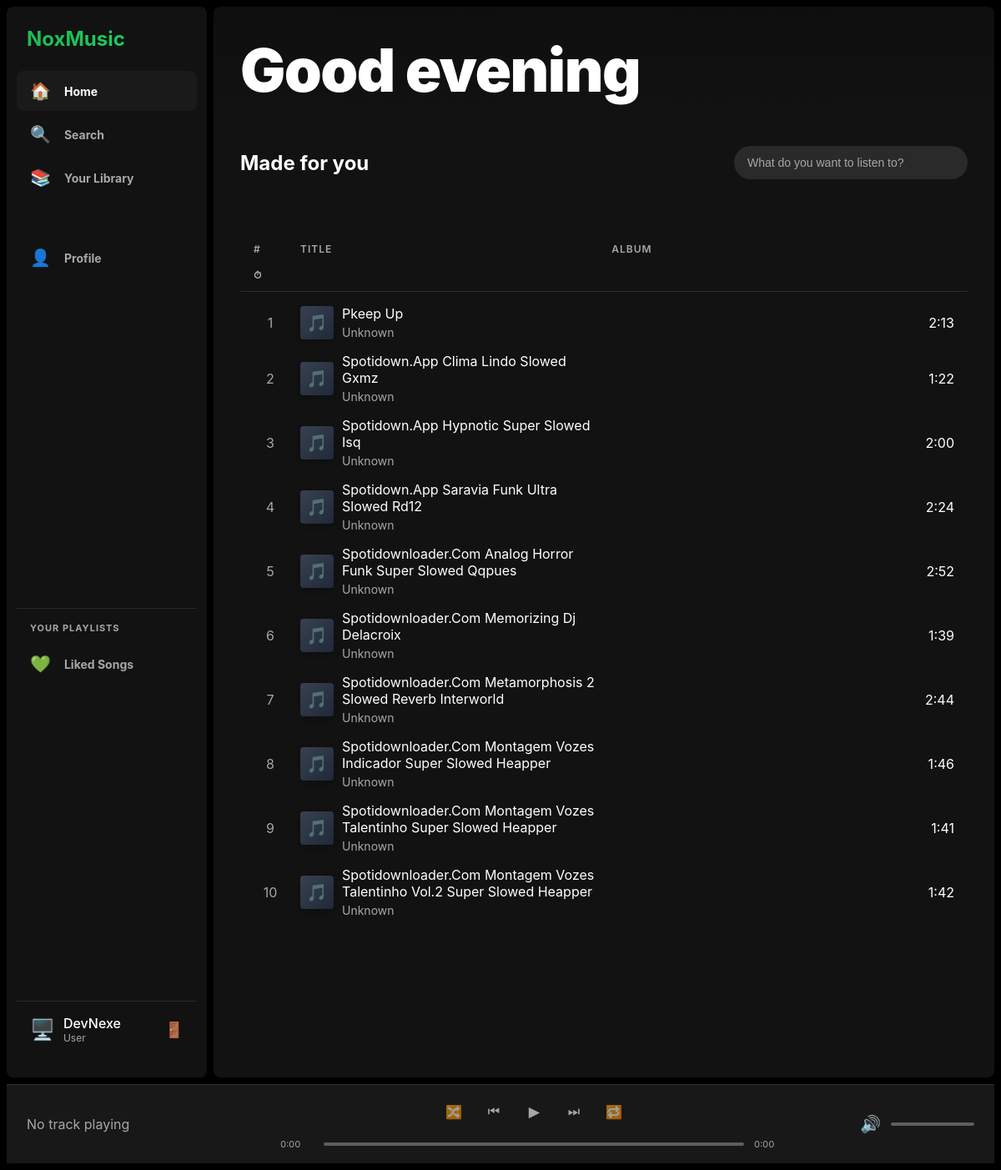
/ (signed in), run on the app's committed database.
### app/models.py (models this page shows, shortened)
class User(db.Model):
    __tablename__ = "users"
    id = db.Column(db.Integer, primary_key=True)
    username = db.Column(db.String(100), unique=True, nullable=False)
    email = db.Column(db.String(255), unique=True, nullable=True)
    avatar = db.Column(db.String(8), default="👤")
    is_admin = db.Column(db.Boolean, default=False)
    created_at = db.Column(db.DateTime, default=datetime.utcnow)
    playlists = db.relationship('Playlist', back_populates='user', cascade='all, delete-orphan')
    listening_history = db.relationship('ListeningHistory', back_populates='user', cascade='all, delete-orphan')
    liked_tracks = db.relationship('LikedTrack', back_populates='user', cascade='all, delete-orphan')

class Track(db.Model):
    __tablename__ = "tracks"
    id = db.Column(db.Integer, primary_key=True)
    title = db.Column(db.String(255), nullable=False)
    artist = db.Column(db.String(255), default="Unknown")
    album = db.Column(db.String(255), default="")
    duration = db.Column(db.Integer, nullable=True)
    cover = db.Column(db.String(8), default="🎵")
    media = db.Column(db.String(512), unique=True, nullable=False)
    gradient = db.Column(db.String(255), default="linear-gradient(135deg,#374151,#1f2937)")
    genre = db.Column(db.String(100), default="Other")
    year = db.Column(db.Integer, nullable=True)
    plays = db.Column(db.Integer, default=0)
    lyrics = db.Column(db.Text, default="")
    created_at = db.Column(db.DateTime, default=datetime.utcnow)
    playlists = db.relationship('Playlist', secondary=playlist_tracks, back_populates='tracks')
    listening_history = db.relationship('ListeningHistory', back_populates='track', cascade='all, delete-orphan')
    def to_dict(self):
        return {
            "id": self.id,
            "title": self.title,
            "artist": self.artist,
            "album": self.album,
            "duration": self.duration,
            "cover": self.cover,
            "media": self.media,
            "gradient": self.gradient,
            "genre": self.genre,
            "year": self.year,
            "plays": self.plays,
            "lyrics": self.lyrics,
            "created_at": self.created_at.isoformat()
        }

### app/routes.py (the view)
@main_bp.route("/")
def index():
    tracks = Track.query.order_by(Track.id).limit(100).all()
    user_id = session.get("user_id")
    if user_id:
        playlists = Playlist.query.filter(
            db.or_(
                Playlist.is_public == True,
                Playlist.user_id == user_id
            )
        ).order_by(Playlist.id).all()
    else:
        playlists = Playlist.query.filter_by(is_public=True).order_by(Playlist.id).all()
    genres = Genre.query.all()
    template = "index_content.html" if is_ajax() else "index.html"
    return render_template(
        template,
        tracks=[t.to_dict() for t in tracks],
        playlists=[p.to_dict() for p in playlists],
        genres=[g.to_dict() for g in genres]
    )

### app/auth.py (called while the page is built)
@auth_bp.app_context_processor
def inject_user():
    user_id = session.get("user_id")
    if user_id:
        user = User.query.get(user_id)
        return {"current_user": user}
    return {"current_user": None}

### app/routes.py (called while the page is built)
def is_ajax():
    return request.headers.get('X-Requested-With') == 'XMLHttpRequest'

### templates/index.html (shortened to what this page needs)
{% extends "base.html" %}
{% block content %}
<header class="hero">
  <div id="hero-inner">
    <h1>Good evening</h1>
  </div>
</header>
<section class="content">
  <div class="content-header">
    <h2 id="content-title">Made for you</h2>
    <input type="text" id="search-input" placeholder="What do you want to listen to?" />
  </div>
  <div class="tracks">
    <div class="tracks-head">
      <div>#</div>
      <div>TITLE</div>
      <div>ALBUM</div>
      <div></div>
      <div></div>
      <div>⏱</div>
    </div>
    {% for t in tracks %}
    <div class="track-row" data-id="{{ t.id }}">
      <div class="track-index">{{ loop.index }}</div>
      <div style="display:flex;gap:10px;align-items:center">
        <div class="track-cover" style="background:{{ t.gradient }};cursor:pointer" onclick="playTrack({{ t.id }})">{{ t.cover }}</div>
        <div>
          <div class="track-title" style="cursor:pointer" onclick="playTrack({{ t.id }})">{{ t.title }}</div>
          <div class="track-artist">{{ t.artist }}</div>
        </div>
      </div>
      <div style="text-align:right">
        {% if t.duration %}
          {{ (t.duration // 60) }}:{% if (t.duration % 60) < 10 %}0{% endif %}{{ t.duration % 60 }}
        {% else %}
          0:00
        {% endif %}
      </div>
    </div>
    {% endfor %}
  </div>
</section>
{% endblock %}

### templates/base.html (shortened to what this page needs)
<!doctype html>
<html lang="en">
<head>
  <link rel="stylesheet" href="{{ url_for('static', filename='style.css') }}">
</head>
<body>
  <div class="app">
    <aside class="sidebar">
      <div class="brand">NoxMusic</div>
      <nav class="nav">
        <a href="{{ url_for('main.index') }}" class="nav-btn {% if request.endpoint == 'main.index' %}active{% endif %}">
          <span style="font-size:20px">🏠</span>
          <span>Home</span>
        </a>
        <a href="{{ url_for('main.search_page') }}" class="nav-btn {% if request.endpoint == 'main.search_page' %}active{% endif %}">
          <span style="font-size:20px">🔍</span>
          <span>Search</span>
        </a>
        <a href="{{ url_for('main.library_page') }}" class="nav-btn {% if request.endpoint == 'main.library_page' %}active{% endif %}">
          <span style="font-size:20px">📚</span>
          <span>Your Library</span>
        </a>
      </nav>
      <nav class="nav" style="margin-top:24px">
        <a href="{{ url_for('auth.profile') }}" class="nav-btn">
          <span style="font-size:20px">👤</span>
          <span>Profile</span>
        </a>
      </nav>
      <div class="playlists">
        <div class="h">Your Playlists</div>
        <div id="playlist-list">
          <a href="{{ url_for('main.liked_songs_page') }}" class="nav-btn" style="display: flex; align-items: center; gap: 16px; padding: 12px 16px; border-radius: 8px; color: var(--muted); text-decoration: none;">
            <span style="font-size:20px">💚</span>
            <span>Liked Songs</span>
          </a>
        </div>
      </div>
      <div class="user-info" style="margin-top:auto;padding:16px;border-top:1px solid rgba(255,255,255,0.1)">
        {% if current_user %}
          <div style="display:flex;align-items:center;gap:10px">
            <div style="font-size:24px">{{ current_user.avatar }}</div>
            <div style="flex:1">
              <div style="font-weight:500">{{ current_user.username }}</div>
              <div style="font-size:12px;color:var(--muted)">
                {% if current_user.is_admin %}👑 Admin{% else %}User{% endif %}
              </div>
            </div>
            <a href="{{ url_for('auth.logout') }}" style="color:var(--muted);font-size:18px" title="Logout">🚪</a>
          </div>
        {% endif %}
      </div>
    </aside>
    <main class="main">
      {% block content %}{% endblock %}
    </main>
    <footer class="player">
      <div class="player-left">
        <div id="now-playing">No track playing</div>
      </div>
      <div class="player-center">
        <div class="controls">
          <button id="shuffle-btn" style="opacity:0.6" title="Shuffle">🔀</button>
          <button id="prev-btn" title="Previous">⏮</button>
          <button id="play-btn" class="play" title="Play">▶</button>
          <button id="next-btn" title="Next">⏭</button>
          <button id="repeat-btn" style="opacity:0.6" title="Repeat">🔁</button>
        </div>
        <div class="seek">
          <span id="time-current">0:00</span>
          <div id="progress-bar" class="progress-bar">
          </div>
          <span id="time-duration">0:00</span>
        </div>
      </div>
      <div class="player-right">
        <button id="mute-btn" style="background:none;border:none;color:var(--muted);cursor:pointer;font-size:20px" title="Mute">🔊</button>
        <input id="volume" type="range" min="0" max="1" step="0.01" value="0.7" title="Volume" />
      </div>
    </footer>
  </div>
</body>
</html>

### data on the page
User: avatar "🖥️", username "DevNexe"
Track: cover "🎵", title "Pkeep Up", artist "Unknown", duration "2", duration "13"
Track: cover "🎵", title "Spotidown.App Clima Lindo Slowed Gxmz", artist "Unknown", duration "1", duration "22"
Track: cover "🎵", title "Spotidown.App Hypnotic Super Slowed Isq", artist "Unknown", duration "2", shows "0", duration "0"
Track: cover "🎵", title "Spotidown.App Saravia Funk Ultra Slowed Rd12", artist "Unknown", duration "2", duration "24"
Track: cover "🎵", title "Spotidownloader.Com Analog Horror Funk Super Slowed Qqpues", artist "Unknown", duration "2", duration "52"
Track: cover "🎵", title "Spotidownloader.Com Memorizing Dj Delacroix", artist "Unknown", duration "1", duration "39"
Track: cover "🎵", title "Spotidownloader.Com Metamorphosis 2 Slowed Reverb Interworld", artist "Unknown", duration "2", duration "44"
Track: cover "🎵", title "Spotidownloader.Com Montagem Vozes Indicador Super Slowed Heapper", artist "Unknown", duration "1", duration "46"
Track: cover "🎵", title "Spotidownloader.Com Montagem Vozes Talentinho Super Slowed Heapper", artist "Unknown", duration "1", duration "41"
Track: cover "🎵", title "Spotidownloader.Com Montagem Vozes Talentinho Vol.2 Super Slowed Heapper", artist "Unknown", duration "1", duration "42"
